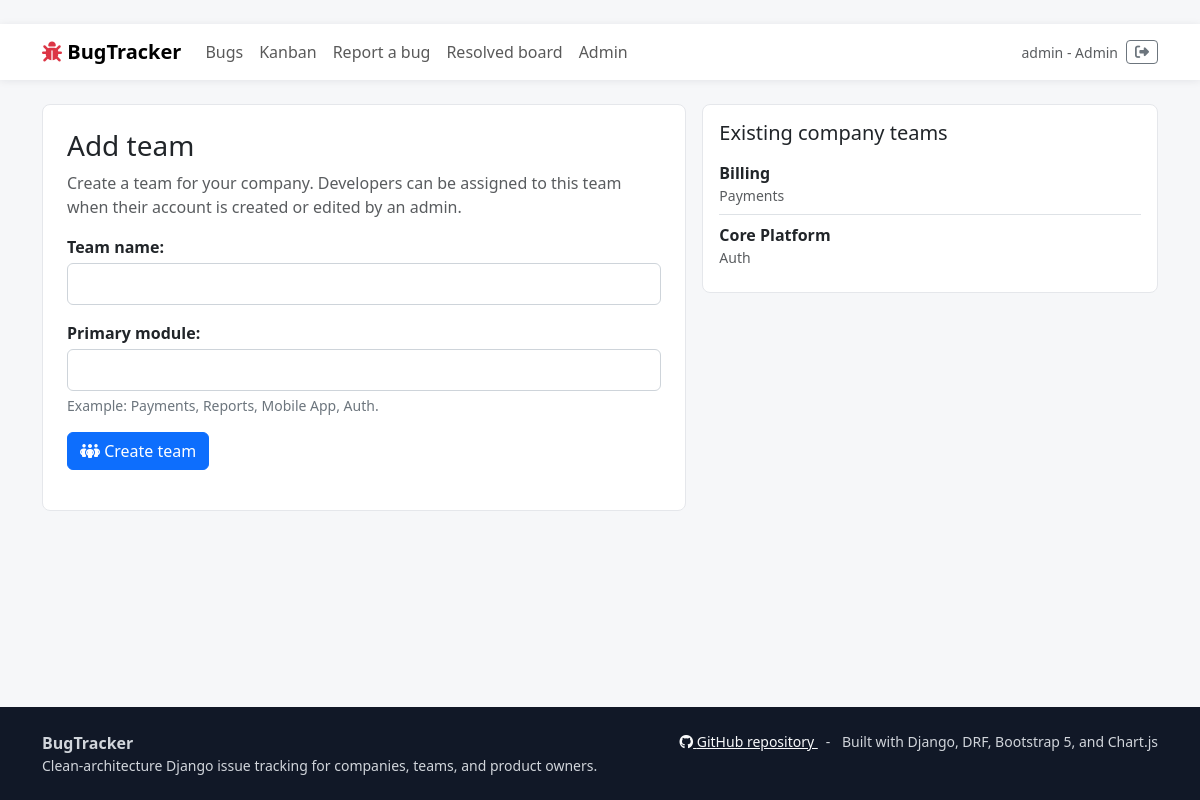
Screenshot of /dashboard/teams/new/ (signed in) with the database file from the repository.
### infrastructure/models.py (models this page shows, shortened)
class User(AbstractUser):
    class Role(models.TextChoices):
        REPORTER = "reporter", "Reporter"
        DEVELOPER = "developer", "Developer"
        PRODUCT_OWNER = "po", "Product Owner"
        ADMIN = "admin", "Admin"
    role = models.CharField(max_length=20, choices=Role.choices, default=Role.REPORTER)
    company = models.ForeignKey(Company, on_delete=models.SET_NULL, null=True, blank=True, related_name="users")
    teams = models.ManyToManyField(Team, blank=True, related_name="members")
    must_change_password = models.BooleanField(default=False)

class TimeStampedModel(models.Model):
    created_at = models.DateTimeField(auto_now_add=True)
    updated_at = models.DateTimeField(auto_now=True)
    class Meta:
        abstract = True

class Team(TimeStampedModel):
    company = models.ForeignKey(Company, on_delete=models.CASCADE, related_name="teams")
    name = models.CharField(max_length=160)
    module = models.CharField(max_length=120, blank=True)
    class Meta:
        ordering = ["company__name", "name"]
        unique_together = ("company", "name")

### presentation/web/views.py (the view)
# urls.py: path("dashboard/teams/new/", views.team_create, name="team_create"),
@login_required
def team_create(request):
    if not is_ba_or_admin(request.user) or not request.user.company_id:
        messages.error(request, "Only Product Owners and admins assigned to a company can create teams.")
        return redirect("web:staff_dashboard")
    if request.method == "POST":
        form = TeamCreateForm(request.POST, company=request.user.company)
        if form.is_valid():
            team = form.save()
            messages.success(request, f"Team '{team.name}' has been created.")
            return redirect("web:staff_dashboard")
    else:
        form = TeamCreateForm(company=request.user.company)
    teams = request.user.company.teams.all()
    return render(request, "dashboard/team_form.html", {"form": form, "teams": teams})

### presentation/web/forms.py (shortened to what this page needs)
class TeamCreateForm(forms.ModelForm):
    class Meta:
        model = Team
        fields = ("name", "module")
        labels = {
            "name": "Team name",
            "module": "Primary module",
        }
        help_texts = {
            "module": "Example: Payments, Reports, Mobile App, Auth.",
        }
    def __init__(self, *args, company=None, **kwargs):
        super().__init__(*args, **kwargs)
        self.company = company

### shared_kernel/roles.py (called while the page is built)
def is_ba_or_admin(user) -> bool:
    return bool(user and user.is_authenticated and user.role in MANAGER_ROLES)

### presentation/web/templates/dashboard/team_form.html (shortened to what this page needs)
{% extends "base.html" %}
{% block content %}
<div class="row g-3">
    <div class="col-lg-7">
        <div class="panel p-4">
            <h1 class="h3 mb-2">Add team</h1>
            <p class="text-muted">Create a team for your company. Developers can be assigned to this team when their account is created or edited by an admin.</p>
            <form method="post">
                {{ form.as_p }}
                <button class="btn btn-primary"><i class="fa-solid fa-people-group"></i> Create team</button>
            </form>
        </div>
    </div>
    <div class="col-lg-5">
        <div class="panel p-3">
            <h2 class="h5">Existing company teams</h2>
            <div class="list-group list-group-flush">
                {% for team in teams %}
                    <div class="list-group-item px-0">
                        <div class="fw-semibold">{{ team.name }}</div>
                        <div class="small text-muted">{{ team.module|default:"No module set" }}</div>
                    </div>
                {% empty %}
                    <div class="text-muted">No teams yet.</div>
                {% endfor %}
            </div>
        </div>
    </div>
</div>
{% endblock %}

### presentation/web/templates/base.html (shortened to what this page needs)
﻿<!doctype html>
<html lang="en">
<head>
    <link href="https://cdn.jsdelivr.net/npm/bootstrap@5.3.3/dist/css/bootstrap.min.css" rel="stylesheet">
    <link href="https://cdnjs.cloudflare.com/ajax/libs/font-awesome/6.5.2/css/all.min.css" rel="stylesheet">
</head>
<body>
    <nav class="navbar navbar-expand-lg bg-white">
        <div class="container">
            <a class="navbar-brand fw-bold" href="{% url 'web:dashboard' %}">
                <i class="fa-solid fa-bug text-danger"></i> BugTracker
            </a>
            <div id="nav" class="collapse navbar-collapse">
                <ul class="navbar-nav me-auto">
                    {% if user.is_authenticated %}
                    <li class="nav-item"><a
                            class="nav-link {% if request.resolver_match.url_name == 'bug_list' %}active{% endif %}"
                            href="{% url 'web:bug_list' %}">Bugs</a></li>
                    <li class="nav-item"><a
                            class="nav-link {% if request.resolver_match.url_name == 'kanban_board' %}active{% endif %}"
                            href="{% url 'web:kanban_board' %}">Kanban</a></li>
                    {% if user.role == 'reporter' or user.role == 'admin' %}
                    <li class="nav-item"><a
                            class="nav-link {% if request.resolver_match.url_name == 'bug_create' %}active{% endif %}"
                            href="{% url 'web:bug_create' %}">Report a bug</a></li>
                    {% endif %}
                    <li class="nav-item"><a
                            class="nav-link {% if request.resolver_match.url_name == 'public_resolved_bugs' %}active{% endif %}"
                            href="{% url 'web:public_resolved_bugs' %}">Resolved board</a></li>
                    {% if user.is_staff %}
                    <li class="nav-item"><a class="nav-link" href="/admin/">Admin</a></li>
                    {% endif%}
                    {% endif %}
                </ul>
                <div class="d-flex align-items-center gap-2">
                    {% if user.is_authenticated %}
                    <span class="small text-muted">{{ user.username }} - {{ user.get_role_display }}</span>
                    <form method="post" action="{% url 'web:logout' %}" class="m-0">{% csrf_token %}
                        <button class="btn btn-sm btn-outline-secondary" title="Log out"><i
                                class="fa-solid fa-right-from-bracket"></i></button>
                    </form>
                    {% else %}
                    <a class="btn btn-sm btn-outline-primary" href="{% url 'web:login' %}">Log in</a>
                    <a class="btn btn-sm btn-primary" href="{% url 'web:register' %}">Register</a>
                    {% endif %}
                </div>
            </div>
        </div>
    </nav>
    <main class="container py-4">
        {% block content %}{% endblock %}
    </main>
    <footer class="mt-4 py-4">
        <div class="container d-flex flex-column flex-md-row justify-content-between gap-3">
            <div>
                <div class="fw-semibold">BugTracker</div>
                <div class="small">Clean-architecture Django issue tracking for companies, teams, and product owners.
                </div>
            </div>
            <div class="small">
                <a href="https://github.com/Mateoo18/BugTracker" target="_blank" rel="noopener">
                    <i class="fa-brands fa-github"></i> GitHub repository
                </a>
                <span class="mx-2">-</span>
                <span>Built with Django, DRF, Bootstrap 5, and Chart.js</span>
            </div>
        </div>
    </footer>
</body>
</html>

### presentation/web/templates/base.html (style rules this page uses)
body { background: #f6f7f9; min-height: 100vh; display: flex; flex-direction: column; }
main { flex: 1; }
.navbar { box-shadow: 0 1px 8px rgba(15, 23, 42, .08); }
.panel { background: #fff; border: 1px solid #e5e7eb; border-radius: 8px; }
form p input, form p select, form p textarea { display: block; width: 100%; padding: .5rem .75rem; border: 1px solid #ced4da; border-radius: .375rem; }
form p label { font-weight: 600; margin-bottom: .25rem; }
.helptext { color: #6c757d; font-size: .875rem; display: block; margin-top: .25rem; }
footer { background: #111827; color: #d1d5db; }
footer a { color: #f9fafb; }

### rows the page displays
User: username "admin", role "Admin"
Team: name "Billing", module "Payments"
Team: name "Core Platform", module "Auth"
